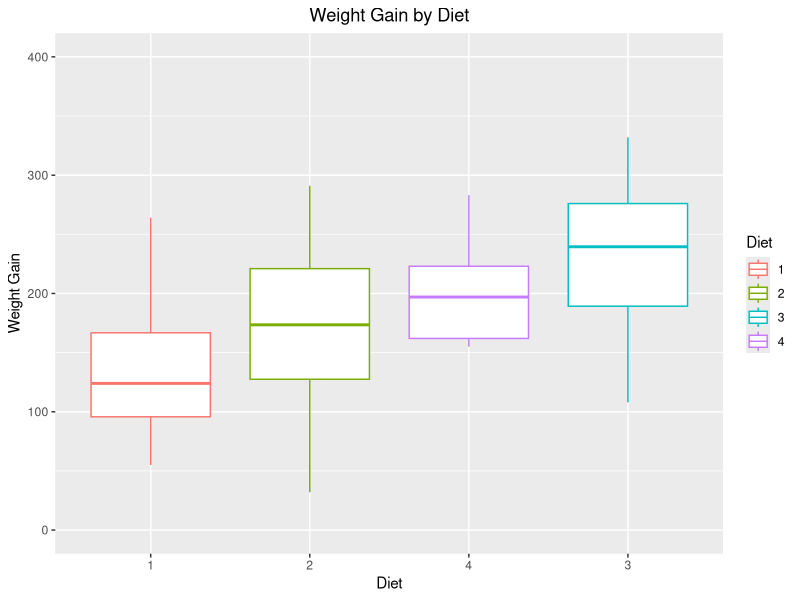
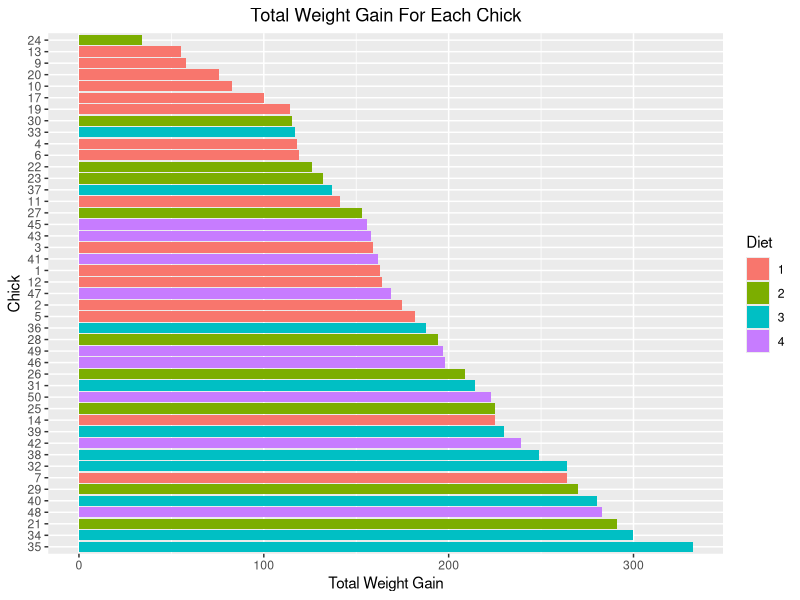
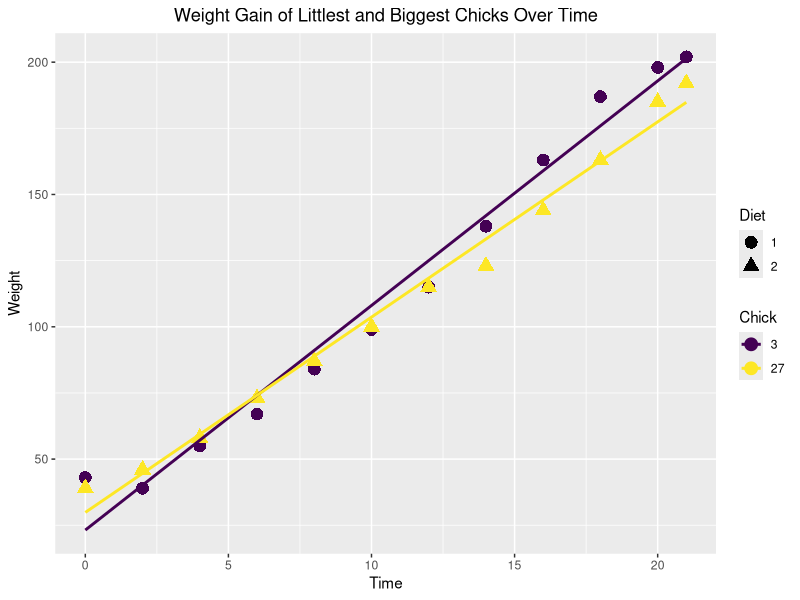
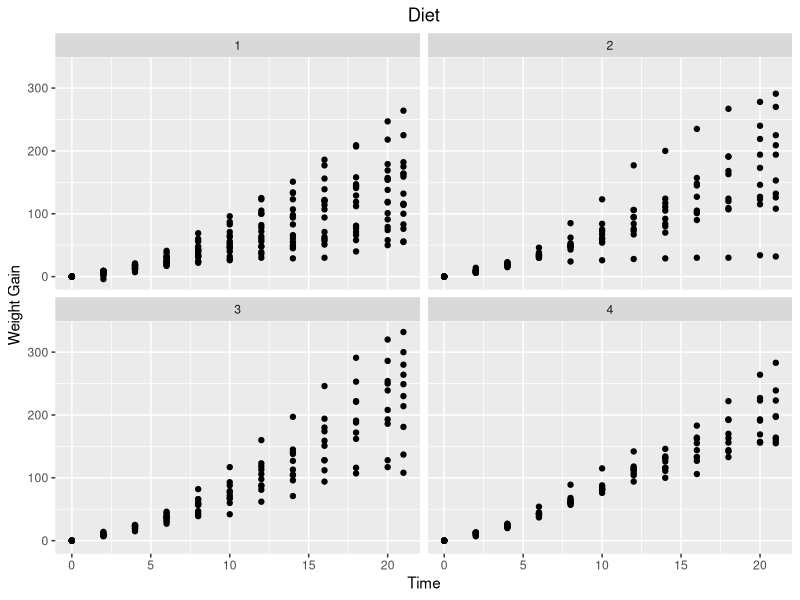

Source code (R) for these figures, in order:
## ---- chunk 1

library(tidyverse)
library(dplyr)
library(ggplot2)

## ---- chunk 2

weight0 <- ChickWeight %>% group_by(Diet) %>% summarize(events = n(), mean_wei = mean(weight, na.rm = TRUE), wei_std_dev = sd(weight, na.rm = TRUE))

print(weight0)

## ---- chunk 3

complete <- ChickWeight %>% group_by(Chick) %>% mutate(num_fed = n()) %>% filter(num_fed == 12) %>% select(-num_fed)

print(head(tbl_df(complete), 3))

## ---- chunk 4

complete <- complete %>% group_by(Chick) %>%  mutate(dif = (weight - lag(weight, default = weight[1])), weightgain = cumsum(dif)) %>% select(-dif)

print(head(tbl_df(complete), 3))

## ---- chunk 5

cbox <- complete %>% filter(Time == 21)

ggplot(cbox, aes(x = reorder(Diet, weightgain, func = median), y = weightgain, color = Diet)) + geom_boxplot() + coord_cartesian(ylim = c(0, 400)) + labs(title = "Weight Gain by Diet", x = "Diet", y = "Weight Gain") + theme(plot.title = element_text(hjust = 0.5))

## ---- chunk 6

csum <- complete %>% group_by(Chick, Diet) %>% summarize(tot_gain = max(weightgain)) %>% arrange(tot_gain)

print(tbl_df(csum), n = 50)

ggplot(csum, aes(x = reorder(Chick, -tot_gain), y = tot_gain, fill = Diet)) + geom_bar(stat = "identity") + coord_flip() + labs(title = "Total Weight Gain For Each Chick", x = "Chick" , y = "Total Weight Gain") + theme(plot.title = element_text(hjust = 0.5))

## ---- chunk 7

stdate <- complete %>% filter(Time == 0) %>% arrange(weight)
littchick <- stdate$Chick[which.min(stdate$weight)]
biggchick <- stdate$Chick[which.max(stdate$weight)]
scattchick <- complete %>% filter(Chick == littchick | Chick == biggchick)

ggplot(scattchick, aes(x = Time, y = weight, shape = Diet, color = Chick)) + geom_point(size = 4) + geom_smooth(method = lm, se = FALSE, fullrange = TRUE) + labs(title = "Weight Gain of Littlest and Biggest Chicks Over Time", y = "Weight") + theme(plot.title = element_text(hjust = 0.5))

## ---- chunk 8
ggplot(complete, aes(x = Time, y = weightgain)) + geom_point() + facet_wrap(~Diet) + labs(title = "Diet", y = "Weight Gain") + theme(plot.title = element_text(hjust = 0.5))

